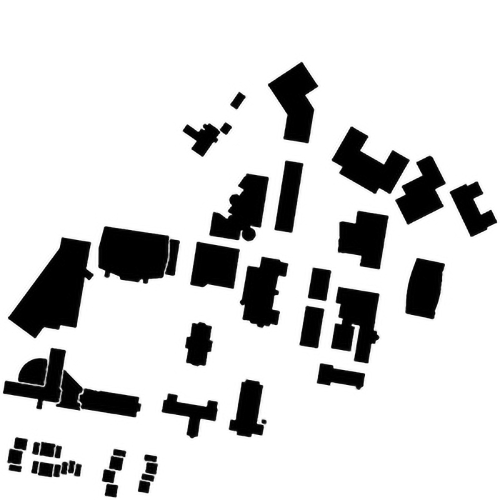
#> input picture PRM_Algorithm_Implementation/WPI_map.jpg, 1000 x 1000 px (shown at 1/2 size)
$ python main.py   (older library calls are emulated)
#> lines starting #> are read from the running program, lines starting #| are printed output that depends on the picture; after the words box and inside, x2 and y2 are one past the last pixel; in counts of white or black regions, pixels touching at a corner belong together
### PRM_Algorithm_Implementation/PRM.py
# Standard Algorithm Implementation
# Sampling-based Algorithms PRM

import matplotlib.pyplot as plt
import numpy as np
import networkx as nx

import math
from scipy import spatial


cov_gauss = [[400, 0],
            [0, 400]]
cov_bridge = [[625, 0],
            [0, 625]]
k_neighbors = 40
sample_radius = 15
step_uniform = 10


# Class for PRM
class PRM:
    # Constructor
    def __init__(self, map_array):
        self.map_array = map_array            # map array, 1->free, 0->obstacle
        self.size_row = map_array.shape[0]    # map size
        self.size_col = map_array.shape[1]    # map size

        self.samples = []                     # list of sampled points
        self.graph = nx.Graph()               # constructed graph
        self.path = []                        # list of nodes of the found path


    def check_collision(self, p1, p2):
        '''Check if the path between two points collide with obstacles
        arguments:
            p1 - point 1, [row, col]
            p2 - point 2, [row, col]

        return:
            True if there are obstacles between two points
        '''
        ### YOUR CODE HERE ###
        steps = 70                  #we can increase number of steps as per the requirement

        dx = p2[0] - p1[0]
        dy = p2[1] - p1[1]

        #checking collision at regular steps between the two points
        #also can be done using equation of line and checking if collision is there on line
        x_step = dx / steps
        y_step = dy / steps

        x_pt = p1[0]
        y_pt = p1[1]

        for i in range(steps):
            if (self.map_array[int(x_pt)][int(y_pt)] == 0):              # check if obstacle is present
                return True
            x_pt = x_pt + x_step
            y_pt = y_pt + y_step
        return False


    def dis(self, point1, point2):
        '''Calculate the euclidean distance between two points
        arguments:
            p1 - point 1, [row, col]
            p2 - point 2, [row, col]

        return:
            euclidean distance between two points
        '''
        #Ref from: 'https://www.w3schools.com/python/ref_math_dist.asp'

        ### YOUR CODE HERE ###
        return math.dist(point1, point2)


    def uniform_sample(self, n_pts):
        '''Use uniform sampling and store valid points
        arguments:
            n_pts - number of points try to sample,
                    not the number of final sampled points

        check collision and append valide points to self.samples
        as [(row1, col1), (row2, col2), (row3, col3) ...]
        '''
        # Initialize graph
        self.graph.clear()

        ### YOUR CODE HERE ###

        #according to n_pts number, step_uniform needs change
        for row in range(0, self.size_row, step_uniform):
            for col in range(0, self.size_col, step_uniform):
                self.samples.append((row,col))

                if(self.map_array[row][col] == 0):                                   #remove point if colliding with obstacles
                    self.samples.remove((row,col))


    def random_sample(self, n_pts):
        '''Use random sampling and store valid points
        arguments:
            n_pts - number of points try to sample,
                    not the number of final sampled points

        check collision and append valide points to self.samples
        as [(row1, col1), (row2, col2), (row3, col3) ...]
        '''
        # Initialize graph
        self.graph.clear()

        ### YOUR CODE HERE ###
        for i in range(n_pts):

            x = np.random.randint(0, self.size_row)
            y = np.random.randint(0, self.size_col)

            #sampled_point = [x, y]

            self.samples.append((x, y))

            if (self.map_array[x][y] == 0):          #remove if sampled point is in collision with the obstacle
                self.samples.remove((x, y))


    def gaussian_sample(self, n_pts):
        '''Use gaussian sampling and store valid points
        arguments:
            n_pts - number of points try to sample,
                    not the number of final sampled points

        check collision and append valide points to self.samples
        as [(row1, col1), (row2, col2), (row3, col3) ...]
        '''
        # Initialize graph
        self.graph.clear()

        ### YOUR CODE HERE ###
        for i in range(n_pts):

            x = np.random.randint(0, self.size_row)
            y = np.random.randint(0, self.size_col)
            q1 = [x, y]

            #Ref from: 'https://numpy.org/doc/stable/reference/random/generated/numpy.random.multivariate_normal.html'
            q2 = np.random.multivariate_normal(q1, cov_gauss, size=1)[0]
            q2 = [int(q) for q in q2]

            #if q2 is out of grid, discard
            m = self.size_row - 1
            n = self.size_col - 1
            if ((q2[0] > m) or (q2[1] > n)):
                continue

            #both in collision or collision-free, discard
            if (self.map_array[q1[0]][q1[1]] == 1 and self.map_array[q2[0]][q2[1]] == 1):
                continue
            if (self.map_array[q1[0]][q1[1]] == 0 and self.map_array[q2[0]][q2[1]] == 0):
                continue

            #when one point in collision and other is collision-free, sample the collision-free
            if (self.map_array[q1[0]][q1[1]] == 1):
                self.samples.append((q1[0], q1[1]))
            else:
                self.samples.append((q2[0], q2[1]))


    def bridge_sample(self, n_pts):
        '''Use bridge sampling and store valid points
        arguments:
            n_pts - number of points try to sample,
                    not the number of final sampled points

        check collision and append valide points to self.samples
        as [(row1, col1), (row2, col2), (row3, col3) ...]
        '''
        # Initialize graph
        self.graph.clear()

        ### YOUR CODE HERE ###
        for i in range(n_pts):

            x = np.random.randint(0, self.size_row)
            y = np.random.randint(0, self.size_col)
            q1 = [x, y]

            #sample q2 iff q1 is in collision, else continue
            if(self.map_array[q1[0]][q1[1]] == 1):
                continue

            #Ref from: 'https://numpy.org/doc/stable/reference/random/generated/numpy.random.multivariate_normal.html'
            q2 = np.random.multivariate_normal(q1, cov_bridge, size=1)[0]
            q2 = [int(q) for q in q2]

            #if q2 is out of grid, discard
            if((q2[0] > self.size_row-1) or (q2[1] > self.size_col-1)):
                continue

            #proceed only if q2 is in collision
            if(self.map_array[q2[0]][q2[1]] == 0):
                mid = [round((a+b)/2) for (a, b) in zip(q1, q2)]
                if(self.map_array[mid[0]][mid[1]] == 1):
                    self.samples.append((mid[0], mid[1]))


    def draw_map(self):
        '''Visualization of the result
        '''
        # Create empty map
        fig, ax = plt.subplots()
        img = 255 * np.dstack((self.map_array, self.map_array, self.map_array))
        ax.imshow(img)

        # Draw graph
        # get node position (swap coordinates)
        node_pos = np.array(self.samples)[:, [1, 0]]
        pos = dict( zip( range( len(self.samples) ), node_pos) )
        pos['start'] = (self.samples[-2][1], self.samples[-2][0])
        pos['goal'] = (self.samples[-1][1], self.samples[-1][0])

        # draw constructed graph
        nx.draw(self.graph, pos, node_size=3, node_color='y', edge_color='y' ,ax=ax)

        # If found a path
        if self.path:
            # add temporary start and goal edge to the path
            final_path_edge = list(zip(self.path[:-1], self.path[1:]))
            nx.draw_networkx_nodes(self.graph, pos=pos, nodelist=self.path, node_size=8, node_color='b')
            nx.draw_networkx_edges(self.graph, pos=pos, edgelist=final_path_edge, width=2, edge_color='b')

        # draw start and goal
        nx.draw_networkx_nodes(self.graph, pos=pos, nodelist=['start'], node_size=12,  node_color='g')
        nx.draw_networkx_nodes(self.graph, pos=pos, nodelist=['goal'], node_size=12,  node_color='r')

        # show image
        plt.axis('on')
        ax.tick_params(left=True, bottom=True, labelleft=True, labelbottom=True)
        plt.show()


    def sample(self, n_pts=1000, sampling_method="uniform"):
        '''Construct a graph for PRM
        arguments:
            n_pts - number of points try to sample,
                    not the number of final sampled points
            sampling_method - name of the chosen sampling method

        Sample points, connect, and add nodes and edges to self.graph
        '''
        # Initialize before sampling
        self.samples = []
        self.graph.clear()
        self.path = []

        # Sample methods
        if sampling_method == "uniform":
            self.uniform_sample(n_pts)
        elif sampling_method == "random":
            self.random_sample(n_pts)
        elif sampling_method == "gaussian":
            self.gaussian_sample(n_pts)
        elif sampling_method == "bridge":
            self.bridge_sample(n_pts)

        ### YOUR CODE HERE ###

        # Find the pairs of points that need to be connected
        # and compute their distance/weight.
        # Store them as
        # pairs = [(p_id0, p_id1, weight_01), (p_id0, p_id2, weight_02),
        #          (p_id1, p_id2, weight_12) ...]
        pairs = []

        #Ref from: 'https://stackoverflow.com/questions/13796782/networkx-random-geometric-graph-implementation-using-k-d-trees'
        kdtree = spatial.KDTree(self.samples)
        p_ids = kdtree.query_pairs(sample_radius)


        for p_id in p_ids:
            point_1 = p_id[0]
            point_2 = p_id[1]

            #remove the pairs in collision
            if self.check_collision(list(self.samples[point_1]), list(self.samples[point_2])) == True:
                continue

            weight = self.dis(self.samples[point_1], self.samples[point_2])

            pairs.append((point_1, point_2, weight))

        # Use sampled points and pairs of points to build a graph.
        # To add nodes to the graph, use
        # self.graph.add_nodes_from([p_id0, p_id1, p_id2 ...])
        # To add weighted edges to the graph, use
        # self.graph.add_weighted_edges_from([(p_id0, p_id1, weight_01),
        #                                     (p_id0, p_id2, weight_02),
        #                                     (p_id1, p_id2, weight_12) ...])
        # 'p_id' here is an integer, representing the order of
        # current point in self.samples
        # For example, for self.samples = [(1, 2), (3, 4), (5, 6)],
        # p_id for (1, 2) is 0 and p_id for (3, 4) is 1.
        self.graph.add_nodes_from([])
        self.graph.add_weighted_edges_from(pairs)

        # Print constructed graph information
        n_nodes = self.graph.number_of_nodes()
        n_edges = self.graph.number_of_edges()
        print("The constructed graph has %d nodes and %d edges" %(n_nodes, n_edges))


    def search(self, start, goal):
        '''Search for a path in graph given start and goal location
        arguments:
            start - start point coordinate [row, col]
            goal - goal point coordinate [row, col]

        Temporary add start and goal node, edges of them and their nearest neighbors
        to graph for self.graph to search for a path.
        '''
        # Clear previous path
        self.path = []

        # Temporarily add start and goal to the graph
        self.samples.append(start)
        self.samples.append(goal)
        # start and goal id will be 'start' and 'goal' instead of some integer
        self.graph.add_nodes_from(['start', 'goal'])

        ### YOUR CODE HERE ###

        # Find the pairs of points that need to be connected
        # and compute their distance/weight.
        # You could store them as
        # start_pairs = [(start_id, p_id0, weight_s0), (start_id, p_id1, weight_s1),
        #                (start_id, p_id2, weight_s2) ...]
        start_pairs = []
        goal_pairs = []

        #Ref from: 'https://stackoverflow.com/questions/13796782/networkx-random-geometric-graph-implementation-using-k-d-trees'
        kdtree = spatial.KDTree(self.samples)
        _, p_ids = list(kdtree.query([start, goal], k_neighbors))       #making list of k-nearing neighbours from start and goal

        for i in range(k_neighbors):
            p_start = p_ids[0][i]
            p_goal = p_ids[1][i]

            #remove the pairs in collision
            if self.check_collision(list(self.samples[p_start]), list(start)) == True:
                continue

            weight = self.dis(self.samples[p_start], start)
            start_pairs.append(('start', p_start, weight))

            #remove the pairs in collision
            if self.check_collision(list(self.samples[p_goal]), list(goal)) == True:
                continue

            weight = self.dis(self.samples[p_goal], goal)
            goal_pairs.append(('goal', p_goal, weight))


        # Add the edge to graph
        self.graph.add_weighted_edges_from(start_pairs)
        self.graph.add_weighted_edges_from(goal_pairs)

        # Seach using Dijkstra
        try:
            self.path = nx.algorithms.shortest_paths.weighted.dijkstra_path(self.graph, 'start', 'goal')
            path_length = nx.algorithms.shortest_paths.weighted.dijkstra_path_length(self.graph, 'start', 'goal')
            print("The path length is %.2f" %path_length)
        except nx.exception.NetworkXNoPath:
            print("No path found")

        # Draw result
        self.draw_map()

        # Remove start and goal node and their edges
        self.samples.pop(-1)
        self.samples.pop(-1)
        self.graph.remove_nodes_from(['start', 'goal'])
        self.graph.remove_edges_from(start_pairs)
        self.graph.remove_edges_from(goal_pairs)


### PRM_Algorithm_Implementation/main.py
# Main and helper function

from PIL import Image
import numpy as np
from PRM import PRM

import matplotlib.pyplot as plt


def load_map(file_path, resolution_scale):
    ''' Load map from an image and return a 2D binary numpy array
        where 0 represents obstacles and 1 represents free space
    '''
#> called with file_path = 'WPI_map.jpg', resolution_scale = 0.3
    # Load the image with grayscale
    img = Image.open(file_path).convert('L')
    # Rescale the image
    size_x, size_y = img.size
#> size_x = 1000; size_y = 1000
    new_x, new_y  = int(size_x*resolution_scale), int(size_y*resolution_scale)
#> new_x = 300; new_y = 300
    img = img.resize((new_x, new_y), Image.ANTIALIAS)
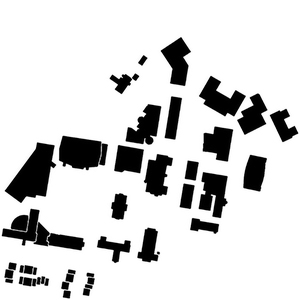
#> img: PIL image 300x300 L; min 0, max 255, mean 212.5

    map_array = np.asarray(img, dtype='uint8')

    # Get bianry image
    threshold = 127
    map_array = 1 * (map_array > threshold)
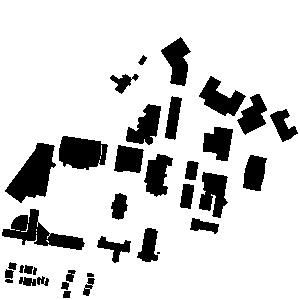
#> map_array: shape (300, 300) int64; values 0 (black) and 1 (white), 83.4% white; 36 black regions (1 under 20 px), largest, box (x1, y1, x2, y2) and area: (5, 143, 56, 203) 1629, (2, 209, 85, 250) 1345, (59, 136, 108, 170) 1256

    # Result 2D numpy array
    return map_array


if __name__ == "__main__":
    # Load the map
    start = (200, 75)
    goal  = (30, 250)
    map_array = load_map("WPI_map.jpg", 0.3)

    # Planning class
    PRM_planner = PRM(map_array)

    # Search with PRM
    PRM_planner.sample(n_pts=1000, sampling_method="uniform")
    PRM_planner.search(start, goal)
#> in draw_map, `plt.show()`:
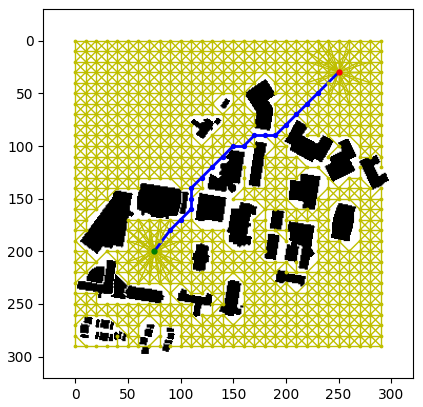
#> figure drawn by matplotlib, 1 panel
    PRM_planner.sample(n_pts=1000, sampling_method="random")
#> the loop in sample (call 2), `for p_id in p_ids:` made 2876 passes
#> p_id on passes 1 to 3: (216, 676), (290, 625), (391, 528)
    PRM_planner.search(start, goal)
#> in draw_map (call 2), `plt.show()`:
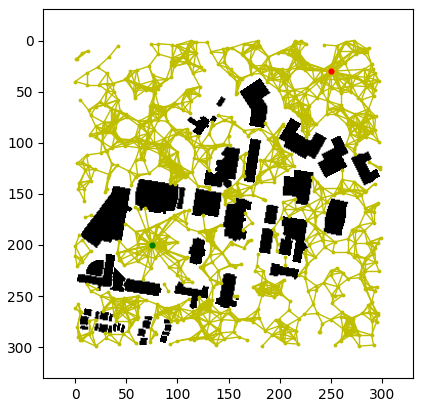
#> figure drawn by matplotlib, 1 panel
    PRM_planner.sample(n_pts=2000, sampling_method="gaussian")
    PRM_planner.search(start, goal)
#> in draw_map (call 3), `plt.show()`:
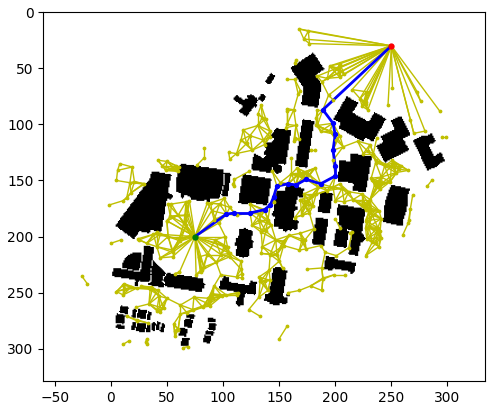
#> figure drawn by matplotlib, 1 panel
    PRM_planner.sample(n_pts=20000, sampling_method="bridge")
    PRM_planner.search(start, goal)
#> in draw_map (call 4), `plt.show()`:
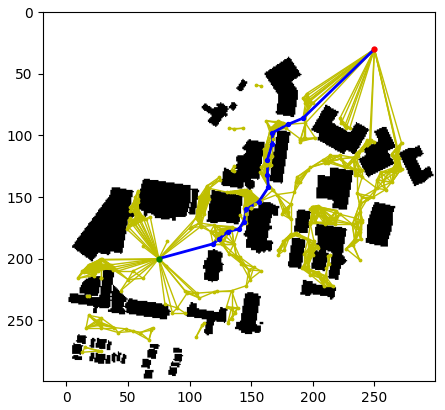
#> figure drawn by matplotlib, 1 panel
